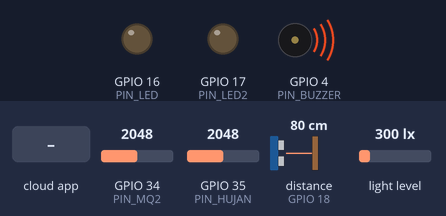
Recording of a sketch running on a simulated ESP32. On the bench: output pins drawn as LEDs (lit = HIGH), buzzer (waves = sounding, pin HIGH). Wiring (inferred from the names in the program): ultrasonic range finder: trigger GPIO 19; echo GPIO 18. Inputs (shaded band) come from the test bench; at power-on: GPIO 34 (PIN_MQ2) = 2048, light level 300 lx, GPIO 35 (PIN_HUJAN) = 2048, distance to the obstacle (sensor on GPIO 18) 80 cm. The echo pulse lasts 58.3 µs per cm; WiFi joins after 1.5 s; servers stay silent unless stated; the Firebase database answers and starts empty; pins used as bus, display or sensor lines are not drawn; what the sketch prints to the serial monitor is not drawn.

Above: at 2.7 s.
2.8 s: the phone or cloud app sets modeOtomatis to 1
At 5.2 s:
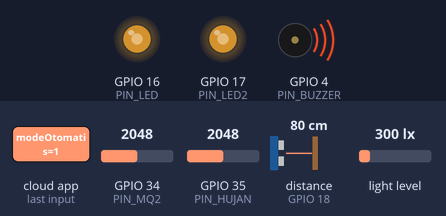
5.8 s: GPIO 34 (PIN_MQ2) set to 1562
7.3 s: GPIO 34 (PIN_MQ2) set to 1464
At 11.5 s:
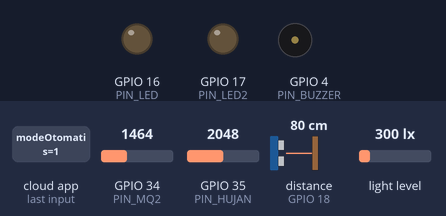
12.3 s: light level set to 218 lx
13.9 s: light level set to 185 lx
At 16.6 s:
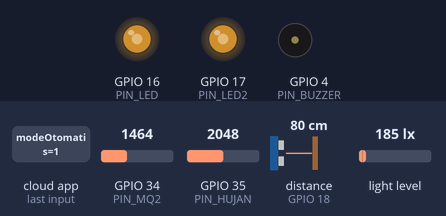
Timing chart, 0 to 17.9 s (numbered marks = the images above; inputs shaded):
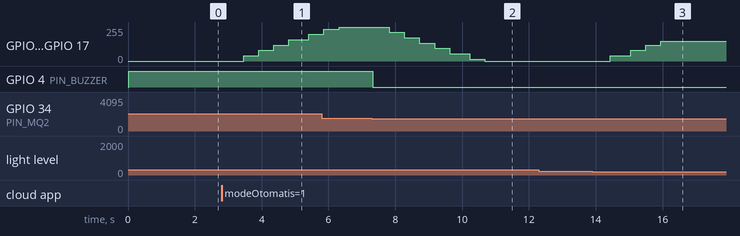

Measured:
- the behaviour switches between 1500 and 1499 on GPIO 34 (PIN_MQ2) (found by bisection; images 1 and 2)
- the behaviour switches between 201 and 200 lx on light level (found by bisection; images 2 and 3)
- after the input at 2.8 s, GPIO 16 (PIN_LED), GPIO 17 (PIN_LED2): moves from 0/255 to 199/255 over 2.0 s, starting after 0.66 s
- after the input at 7.3 s, GPIO 16 (PIN_LED), GPIO 17 (PIN_LED2): moves from 255/255 to 0/255 over 2.9 s, starting after 0.52 s; GPIO 4 (PIN_BUZZER): HIGH → LOW at once
- after the input at 12.3 s, every drawn part: stays the same
- after the input at 13.9 s, GPIO 16 (PIN_LED), GPIO 17 (PIN_LED2): 0/255 → 40/255 after 0.54 s, → 80/255 0.60 s later, → 120/255 0.45 s later, → 149/255 0.45 s later

The sketch:

ESP32-IoT-FlashCode.ino
```cpp
/*
  PROJECT: SMART CITY LIGHT & MONITORING SYSTEM
  ------------------------------------------------------------------
  Sistem PJU Pintar berbasis IoT dengan keamanan data dan multitasking.

  FITUR UTAMA:
  1. 🔐 Security (Confidentiality): Autentikasi User Email/Password (Bukan Anonymous).
  2. ⚡ Multitasking (FreeRTOS):
     - Core 0: Pembacaan sensor intensif (Ultrasonic, MQ2, Hujan) tanpa blocking.
     - Core 1: Komunikasi WiFi, Firebase, dan Logika Kontrol Utama.
  3. 📡 Availability & Reliability: Strategi Auto-Reconnect WiFi & Token Refresh.
  4. 💡 Adaptive Lighting:
     - Mode Otomatis: Menyesuaikan kecerahan berdasarkan Lux, Hujan, & Traffic.
     - Mode Darurat: Lampu MAX + Buzzer jika terdeteksi asap/api (MQ2).
     - Mode Manual: Kontrol PWM via Web Dashboard.
  5. ☁️ Realtime Database: Sinkronisasi data sensor & log aktivitas ke Firebase.

  HARDWARE:
  - ESP32 Dev Module
  - Sensor: BH1750 (Lux), HC-SR04 (Ultrasonic), Rain Sensor, MQ2 (Gas/Asap).
  - Actuator: LED Driver (PWM), Buzzer.

  CREATED BY: Azkal Azkiya Alfiandri,
              Khrisna Wahyu Wibisono,
              Lutfia Rahmah Tunnisa
  DATE: December 2025
*/

#include <Wire.h>
#include <BH1750.h>
#include <WiFi.h>
#include <Firebase_ESP_Client.h>

// --- PENTING: LIBRARY TAMBAHAN UNTUK TOKEN (SECURITY) ---
#include <addons/TokenHelper.h>
#include <addons/RTDBHelper.h>

// ==========================================
// 1. KONFIGURASI RAHASIA
// --- PENTING: EDIT KONFIGURASI WIFI DAN DATABASE PADA FILE esp_config.h ---
// ==========================================
#include "esp_config.h" //
#define WIFI_SSID     SECRET_WIFI_SSID
#define WIFI_PASSWORD SECRET_WIFI_PASS

#define API_KEY       SECRET_API_KEY
#define DATABASE_URL  SECRET_DB_URL

#define USER_EMAIL    SECRET_EMAIL
#define USER_PASSWORD SECRET_PASS

// ==========================================
// 2. DEFINISI PIN & VARIABEL
// ==========================================
const int PIN_LED = 16;       // LED 1
const int PIN_LED2 = 17;      // LED 2
const int PIN_HUJAN = 35;     // A0 Rain Sensor
const int PIN_TRIG = 19;      // TRIG ULTRASONIC
const int PIN_ECHO = 18;      // ECHO ULTRASONIC
const int PIN_MQ2 = 34;       // Sensor Asap
const int PIN_BUZZER = 4;     // Alarm

// Setting Logika
const int FADE_SPEED = 40;          // Kecepatan redup (makin besar makin cepat)
const int JARAK_DETEKSI = 8;        // cm (Jarak deteksi kendaraan)
const int MQ2_AMBANG_ATAS = 1800;   // Lampu nyala MAX jika nilai tembus angka ini
const int MQ2_AMBANG_BAWAH = 1500; // Lampu baru normal kembali jika nilai TURUN di bawah ini

// Variabel Shared (Diakses oleh 2 Core Processor)
volatile int shared_jarakCm = 999;
volatile int shared_mq2Value = 0;
volatile bool shared_adaAsap = false;
volatile int shared_vehicleCount = 0;
volatile bool shared_isHujan = false;

// Objek
BH1750 lightMeter;
FirebaseData fbdo;
FirebaseAuth auth;
FirebaseConfig config;
bool signupOK = false;

// Variabel Kontrol
bool modeOtomatis = true;
int manualValue = 0;
int targetKecerahan = 0;
int kecerahanSaatIni = 0;
String statusSistem = "Booting...";
unsigned long sendDataPrevMillis = 0;
float lux = 0;

TaskHandle_t TaskSensorHandle;

// ==========================================
// 3. TASK CORE 0: SENSOR READING (Kecepatan Tinggi)
// ==========================================
void TaskSensorCode( void * pvParameters ) {
  bool lastStateGerak = false;

  // Setup Pin
  pinMode(PIN_TRIG, OUTPUT);
  pinMode(PIN_ECHO, INPUT);
  // MQ2 & Hujan adalah Input Analog, tidak wajib pinMode tapi boleh ada
  pinMode(PIN_MQ2, INPUT);
  pinMode(PIN_HUJAN, INPUT);

  for(;;) {
    // ----------------------------------------
    // 1. BACA SENSOR JARAK (Ultrasonic)
    // ----------------------------------------
    digitalWrite(PIN_TRIG, LOW); delayMicroseconds(2);
    digitalWrite(PIN_TRIG, HIGH); delayMicroseconds(10);
    digitalWrite(PIN_TRIG, LOW);

    long duration = pulseIn(PIN_ECHO, HIGH, 15000);
    int jarak = (duration == 0) ? 999 : (duration * 0.034 / 2);
    shared_jarakCm = jarak;

    // Logika Traffic Counter
    bool adaGerakan = (jarak > 0 && jarak < JARAK_DETEKSI);
    if (adaGerakan && !lastStateGerak) {
      shared_vehicleCount++;
      //Serial.printf("Traffic: %d\n", shared_vehicleCount);
    }
    lastStateGerak = adaGerakan;

    // ----------------------------------------
    // 2. BACA SENSOR ASAP (DENGAN HISTERESIS)
    // ----------------------------------------
    // Ambil rata-rata 5x bacaan agar lebih stabil (Smoothing)
    long totalMq2 = 0;
    for(int i=0; i<5; i++){
      totalMq2 += analogRead(PIN_MQ2);
      delay(2); // Jeda dikit
    }
    int rataRataMq2 = totalMq2 / 5;
    shared_mq2Value = rataRataMq2;

    // LOGIKA STABIL (ANTI-KEDIP)
    if (rataRataMq2 > MQ2_AMBANG_ATAS) {
      shared_adaAsap = true;  // Asap tebal -> MODE BAHAYA AKTIF
    }
    else if (rataRataMq2 < MQ2_AMBANG_BAWAH) {
      shared_adaAsap = false; // Udara bersih -> MODE BAHAYA MATI
    }
    // Jika nilai di tengah-tengah (misal 1600), status TIDAK BERUBAH.

    // ----------------------------------------
    // 3. BACA SENSOR LAIN & AKSI
    // ----------------------------------------
    shared_isHujan = (analogRead(PIN_HUJAN) < 2500);

    // Kontrol Buzzer Langsung
    if (shared_adaAsap) digitalWrite(PIN_BUZZER, HIGH);
    else digitalWrite(PIN_BUZZER, LOW);

    // Jeda Task
    vTaskDelay(20 / portTICK_PERIOD_MS);
  }
}

// ==========================================
// 4. SETUP (CORE 1)
// ==========================================
void setup() {
  Serial.begin(115200);
  Wire.begin();

  // Init Hardware
  if (lightMeter.begin()) Serial.println(F("BH1750 OK"));
  pinMode(PIN_HUJAN, INPUT);
  pinMode(PIN_MQ2, INPUT);
  pinMode(PIN_BUZZER, OUTPUT);
  digitalWrite(PIN_BUZZER, LOW);

  ledcAttach(PIN_LED, 5000, 8);
  ledcAttach(PIN_LED2, 5000, 8);

  // Jalankan Task Sensor di Core 0
  xTaskCreatePinnedToCore(TaskSensorCode, "TaskSensor", 10000, NULL, 1, &TaskSensorHandle, 0);

  // Koneksi WiFi
  WiFi.begin(WIFI_SSID, WIFI_PASSWORD);
  Serial.print("Connecting to Wi-Fi");
  while (WiFi.status() != WL_CONNECTED) {
    Serial.print("."); delay(300);
  }
  Serial.println("\nConnected!");

  // --- IMPLEMENTASI KEAMANAN (CIA TRIAD) ---
  config.api_key = API_KEY;
  config.database_url = DATABASE_URL;

  // 1. CONFIDENTIALITY: Menggunakan User Email/Pass (Bukan Anonim)
  auth.user.email = USER_EMAIL;
  auth.user.password = USER_PASSWORD;

  // 2. AVAILABILITY: Token Callback untuk refresh otomatis
  config.token_status_callback = tokenStatusCallback;

  // Setting Timeout (Agar tidak hang jika internet lemot)
  config.timeout.wifiReconnect = 10000;
  config.timeout.socketConnection = 10000;

  // Mulai Firebase
  Firebase.begin(&config, &auth);
  Firebase.reconnectWiFi(true);
}

// ==========================================
// 5. LOOP UTAMA (CORE 1): LOGIKA & INTERNET
// ==========================================
void loop() {
  // Hanya jalankan jika Firebase Siap & Token Valid
  if (Firebase.ready()) {
    signupOK = true; // Flag penanda koneksi aman

    // Baca Lux (I2C tetap di Core utama agar aman)
    lux = lightMeter.readLightLevel();

    // Ambil data terbaru dari Core 0
    int jarakNow = shared_jarakCm;
    bool asapNow = shared_adaAsap;
    bool hujanNow = shared_isHujan;
    bool gerakNow = (jarakNow < JARAK_DETEKSI);

    // --- A. BACA PERINTAH DARI WEB ---
    if (Firebase.RTDB.getBool(&fbdo, "/control/modeOtomatis")) modeOtomatis = fbdo.boolData();
    if (Firebase.RTDB.getInt(&fbdo, "/control/manualValue")) manualValue = fbdo.intData();

    // Cek Reset Counter
    if (Firebase.RTDB.getBool(&fbdo, "/control/resetCount")) {
      if (fbdo.boolData()) {
        shared_vehicleCount = 0;
        Firebase.RTDB.setBool(&fbdo, "/control/resetCount", false);
        Serial.println("Counter Reset by Web");
      }
    }

    // --- B. LOGIKA PENENTUAN CAHAYA ---
    if (modeOtomatis) {
      if (asapNow) {
         statusSistem = "BAHAYA API";
         targetKecerahan = 255; // Nyala Maksimal saat darurat
      }
      else if (lux <= 20) { // MALAM
        statusSistem = "MALAM";
        targetKecerahan = (hujanNow || gerakNow) ? 255 : 100;
        if(hujanNow) statusSistem += " (HUJAN)";
        else if(gerakNow) statusSistem += " (GERAK)";
        else statusSistem += " (SEPI)";
      }
      else if (lux > 20 && lux <= 200) { // SORE
        statusSistem = "PAGI/SORE";
        targetKecerahan = (hujanNow) ? 150 : (gerakNow ? 120 : 50);
      }
      else { // SIANG
        statusSistem = "SIANG";
        targetKecerahan = 0;
      }
    } else {
      statusSistem = "MANUAL WEB";
      targetKecerahan = manualValue;
    }

    // --- C. EKSEKUSI PWM (FAST FADING) ---
    if (kecerahanSaatIni < targetKecerahan) {
      kecerahanSaatIni += FADE_SPEED;
      if (kecerahanSaatIni > targetKecerahan) kecerahanSaatIni = targetKecerahan;
    } else if (kecerahanSaatIni > targetKecerahan) {
      kecerahanSaatIni -= FADE_SPEED;
      if (kecerahanSaatIni < targetKecerahan) kecerahanSaatIni = targetKecerahan;
    }
    ledcWrite(PIN_LED, kecerahanSaatIni);
    ledcWrite(PIN_LED2, kecerahanSaatIni);

    // --- D. KIRIM DATA KE DATABASE ---
    if (millis() - sendDataPrevMillis > 2000) {
      sendDataPrevMillis = millis();

      FirebaseJson json;
      json.set("lux", lux);
      json.set("jarak", jarakNow);
      json.set("status", statusSistem);
      json.set("led_pwm", kecerahanSaatIni);
      json.set("traffic", shared_vehicleCount);
      json.set("hujan", hujanNow ? "BASAH" : "KERING");
      json.set("asap_val", shared_mq2Value);
      json.set("alert_asap", asapNow ? "BAHAYA" : "AMAN");

      // Kirim Data Live
      Firebase.RTDB.setJSON(&fbdo, "/live", &json);

      // Simpan Log (Opsional: Bisa dikurangi frekuensinya agar hemat database)
      // Firebase.RTDB.pushJSON(&fbdo, "/logs", &json);
    }
  }
}
```

esp_config.h
```cpp
// Rename this file to esp_config.h and enter your data
#define SECRET_WIFI_SSID "YOUR_WIFI_NAME"
#define SECRET_WIFI_PASS "YOUR_WIFI_PASSWORD"

#define SECRET_API_KEY "YOUR_FIREBASE_API_KEY"
#define SECRET_DB_URL "https://YOUR_PROJECT.firebaseio.com"

#define SECRET_EMAIL "admin@project.com"
#define SECRET_PASS "123456"
```
